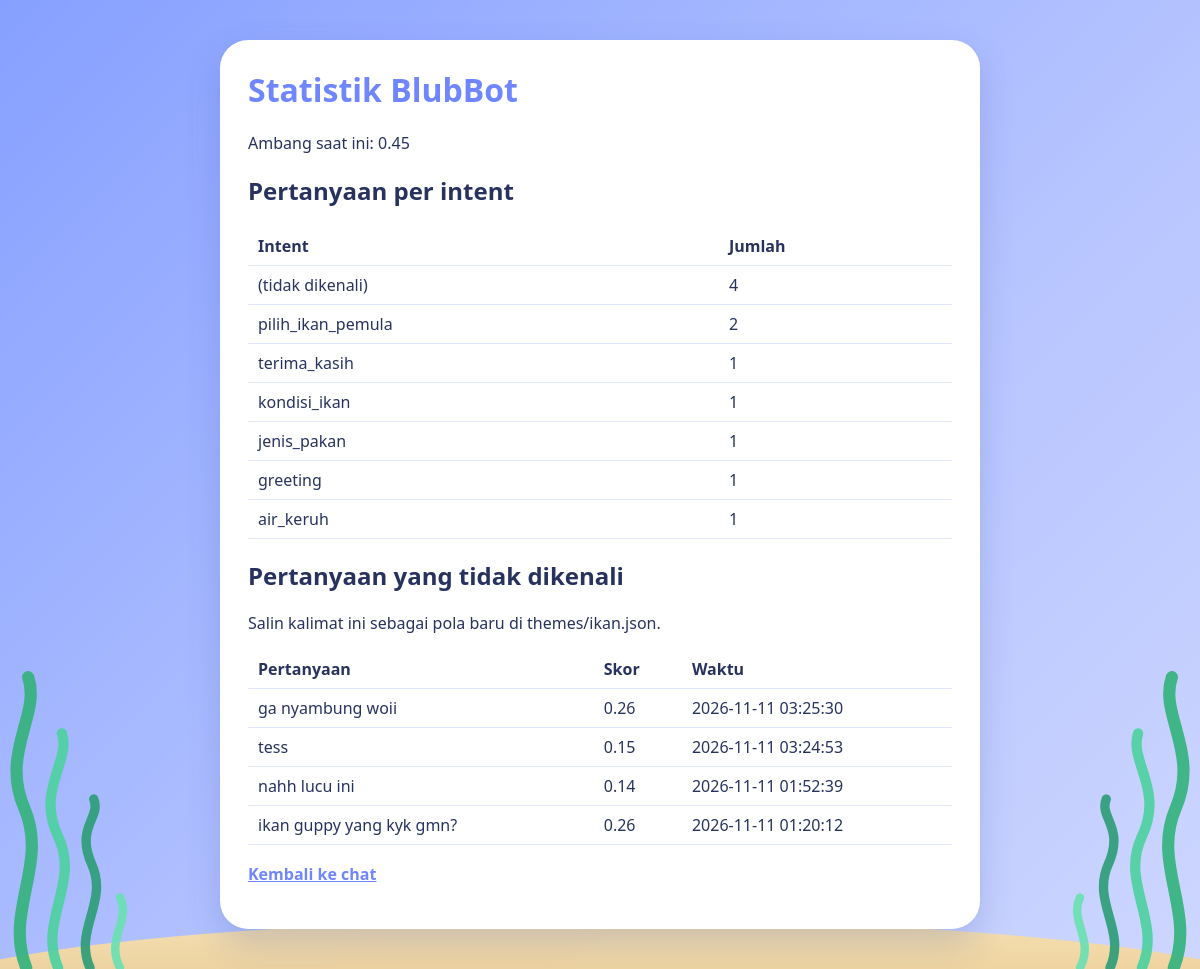
The page /admin on the database its author committed.
### tables this page shows
CREATE TABLE messages (
            id INTEGER PRIMARY KEY AUTOINCREMENT,
            session_id TEXT, sender TEXT, text TEXT,
            intent TEXT, score REAL,
            created_at TIMESTAMP DEFAULT CURRENT_TIMESTAMP);

### app.py (the view)
    @app.get("/admin")
    def admin():
        key = app.config["ADMIN_KEY"]
        if key and request.args.get("key") != key:
            return "Kunci admin salah", 403
        return render_template(
            "admin.html", stats=history.stats(),
            unknown=history.unknown(), threshold=bot.threshold)

### chatbot/database.py (called while the page is built)
    def _run(self, sql, params=(), fetch=False):
        conn = sqlite3.connect(self.path)
        try:
            with conn:  # commit otomatis, rollback kalau galat
                cur = conn.execute(sql, params)
                return cur.fetchall() if fetch else None
        finally:
            conn.close()

    def stats(self):
        return self._run(
            "SELECT COALESCE(intent, '(tidak dikenali)'), COUNT(*) FROM messages "
            "WHERE sender = 'user' GROUP BY intent ORDER BY 2 DESC", fetch=True)

    def unknown(self):
        return self._run(
            "SELECT text, score, created_at FROM messages "
            "WHERE sender = 'user' AND intent IS NULL ORDER BY id DESC LIMIT 20",
            fetch=True)

### templates/admin.html (shortened to what this page needs)
{% extends "base.html" %}
{% block content %}
<main class="panel">
  <h1>Statistik BlubBot</h1>
  <p>Ambang saat ini: {{ threshold }}</p>
  <h2>Pertanyaan per intent</h2>
  <table>
    <tr><th>Intent</th><th>Jumlah</th></tr>
    {% for nama, jumlah in stats %}
    <tr><td>{{ nama }}</td><td>{{ jumlah }}</td></tr>
    {% endfor %}
  </table>
  <h2>Pertanyaan yang tidak dikenali</h2>
  <p>Salin kalimat ini sebagai pola baru di themes/ikan.json.</p>
  <table>
    <tr><th>Pertanyaan</th><th>Skor</th><th>Waktu</th></tr>
    {% for teks, skor, waktu in unknown %}
    <tr><td>{{ teks }}</td><td>{{ skor }}</td><td>{{ waktu }}</td></tr>
    {% endfor %}
  </table>
  <p><a href="/">Kembali ke chat</a></p>
</main>
{% endblock %}

### templates/base.html (shortened to what this page needs)
<!doctype html>
<html lang="id">
<head>
  <link rel="stylesheet" href="{{ url_for('static', filename='css/style.css') }}">
</head>
<body>
  <div class="sand" aria-hidden="true"></div>
  {% for sisi in ["weed-l", "weed-r"] %}
  <svg class="weed {{ sisi }}" viewBox="0 0 160 360" aria-hidden="true">
    <path d="M28 360 C4 300 52 250 26 190 S44 90 30 50" stroke="#35b27d" stroke-width="13"/>
    <path d="M62 360 C40 310 86 270 62 220 S76 140 66 110" stroke="#4fd1a1" stroke-width="11"/>
    <path d="M96 360 C78 320 116 290 98 250 S108 200 100 180" stroke="#2e9d78" stroke-width="10"/>
    <path d="M128 360 C112 330 140 310 128 285" stroke="#6be0b4" stroke-width="9"/>
  </svg>
  {% endfor %}
  <div class="sparkles" aria-hidden="true"></div>
  <div class="bubbles" aria-hidden="true"></div>
  {% block content %}{% endblock %}
</body>
</html>

### static/css/style.css (style rules this page uses)
:root { --ink: #27325f; --muted: #6d78a8; --sky: #eef1ff; --line: #e1e6ff; --blue: #6f86ff; --blue2: #8fa4ff; --orange: #ff9a3c; --orange2: #f2801b; --shadow: 0 14px 34px rgba(60, 80, 170, .22); }
* { box-sizing: border-box; }
body { margin: 0; min-height: 100vh; color: var(--ink); overflow-x: hidden; font-family: "Nunito", "Segoe UI", system-ui, sans-serif; background: linear-gradient(135deg, #86a0ff 0%, #b7c5ff 60%, #cdd6ff 100%) fixed; }
.sparkles { position: fixed; inset: 0; pointer-events: none; z-index: 0; }
.panel { position: relative; z-index: 1; max-width: 760px; margin: 40px auto; padding: 28px; background: #fff; border-radius: 28px; box-shadow: var(--shadow); }
.panel h1 { margin-top: 0; color: var(--blue); }
table { width: 100%; border-collapse: collapse; margin: 8px 0 18px; }
th, td { text-align: left; padding: 8px 10px; border-bottom: 1px solid var(--line); }
a { color: var(--blue); font-weight: 700; }
.sand { position: fixed; left: -10%; bottom: -40px; width: 120%; height: 90px; z-index: 0; pointer-events: none; background: linear-gradient(180deg, #f8e0ae, #e9c98c); border-radius: 50% 50% 0 0 / 100% 100% 0 0; opacity: .95; }
.weed { position: fixed; bottom: 0; width: 150px; height: 340px; z-index: 0; pointer-events: none; fill: none; stroke-linecap: round; opacity: .92; }
.weed-l { left: 0; }
.weed-r { right: 0; transform: scaleX(-1); }
.bubbles { position: fixed; inset: 0; z-index: 2; pointer-events: none; overflow: hidden; }

### rows shown on the page
messages: text "ga nyambung woii", score "0.26", created_at "2026-11-11 03:25:30"
messages: text "tess", score "0.15", created_at "2026-11-11 03:24:53"
messages: text "nahh lucu ini", score "0.14", created_at "2026-11-11 01:52:39"
messages: text "ikan guppy yang kyk gmn?", score "0.26", created_at "2026-11-11 01:20:12"

### other values the page prints
{{ threshold }} "0.45"
{{ nama }} "(tidak dikenali)" "pilih_ikan_pemula" "terima_kasih" "kondisi_ikan" "jenis_pakan" "greeting" "air_keruh"
{{ jumlah }} "4" "2" "1" "1" "1" "1" "1"
